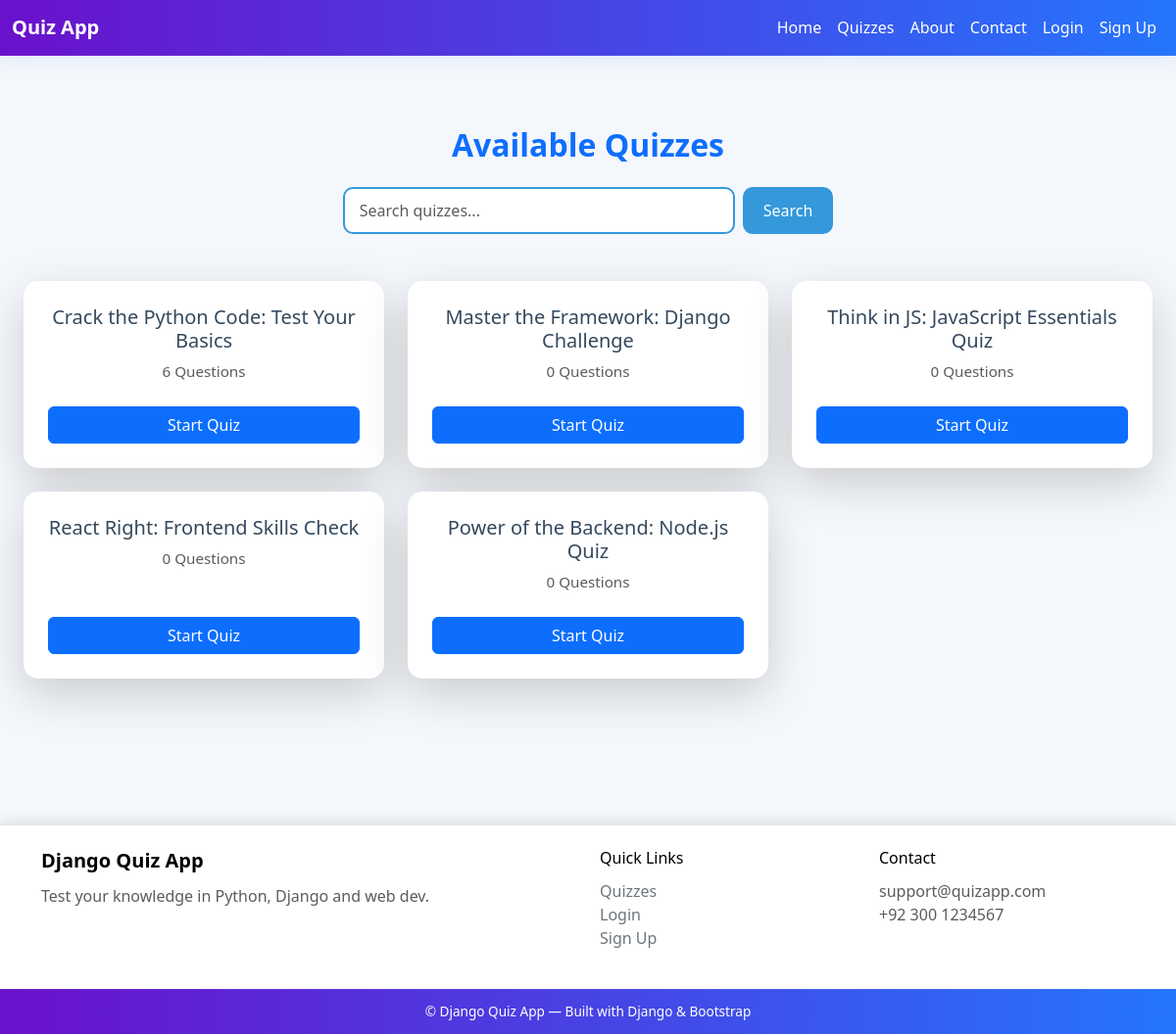
The app's page /quiz/ with its own data.
### quiz/models.py (models this page shows, shortened)
class Quiz(models.Model):
    title = models.CharField(max_length=200)

### quiz/views.py (the view)
# urls.py: path('', views.quiz_list, name="quiz_list"),  # list of all quizzes
def quiz_list(request):
    query = request.GET.get("q", "")
    if query:
        quizzes = Quiz.objects.filter(title__icontains=query)
    else:
        quizzes = Quiz.objects.all()
    return render(request, "quiz/quiz_list.html", {
        "quizzes": quizzes,
        "query": query
    })

### templates/quiz/quiz_list.html (shortened to what this page needs)
{% extends "base.html" %}
{% load static %}
{% block content %}
<div class="container my-5">
  <h2 class="text-center mb-4 text-primary fw-bold">Available Quizzes</h2>
  <form method="get" class="mb-5 d-flex justify-content-center">
    <input type="text" name="q" class="form-control search-input me-2"
          placeholder="Search quizzes..." value="{{ query|default:'' }}">
    <button class="btn btn-custom" type="submit">Search</button>
  </form>
  <div class="row" id="quizList">
    {% if quizzes %}
      {% for quiz in quizzes %}
      <div class="col-md-4 d-flex align-items-stretch">
        <div class="card shadow-lg mb-4 quiz-card w-100">
          <div class="card-body d-flex flex-column">
              <h5 class="card-title">{{ quiz.title }}</h5>
              <p class="card-text text-muted mb-4">
                {{ quiz.questions.count }} Questions
              </p>
              <a href="{% url 'quiz_detail' quiz.id %}" class="btn btn-primary mt-auto w-100">
                Start Quiz
              </a>
            </div>
          </div>
        </div>
    {% endfor %}
    {% endif %}
  </div>
</div>
{% endblock %}

### static/css/style.css (style rules this page uses)
body { background: #f4f7fb; color: #222; font-family: "Segoe UI", Roboto, "Helvetica Neue", Arial, sans-serif; }
.quiz-card { border-radius: 12px; overflow: hidden; transition: transform .25s ease, box-shadow .25s ease; background: #fff; }
.card { border-radius: 10px; border: 1px solid #e0e0e0; }
.container { max-width: 1300px; }
h2 { font-size: 2rem; font-weight: bold; color: #262727; }
.search-input { max-width: 400px; border: 2px solid #3498db; border-radius: 10px; padding: 10px 15px; }
.btn-custom { background-color: #3498db; color: white; border-radius: 10px; padding: 10px 20px; transition: 0.3s ease; font-weight: 500; }
.quiz-card { border: none; border-radius: 15px; transition: all 0.3s ease; }
.quiz-card .card-body { padding: 25px; }
.quiz-card .card-title { color: #34495e; font-size: 1.25rem; }
.quiz-card .card-text { font-size: 0.95rem; }

### records on screen
Quiz: title "Crack the Python Code: Test Your Basics", questions.count "6"
Quiz: title "Master the Framework: Django Challenge", questions.count "0"
Quiz: title "Think in JS: JavaScript Essentials Quiz", questions.count "0"
Quiz: title "React Right: Frontend Skills Check", questions.count "0"
Quiz: title "Power of the Backend: Node.js Quiz", questions.count "0"
